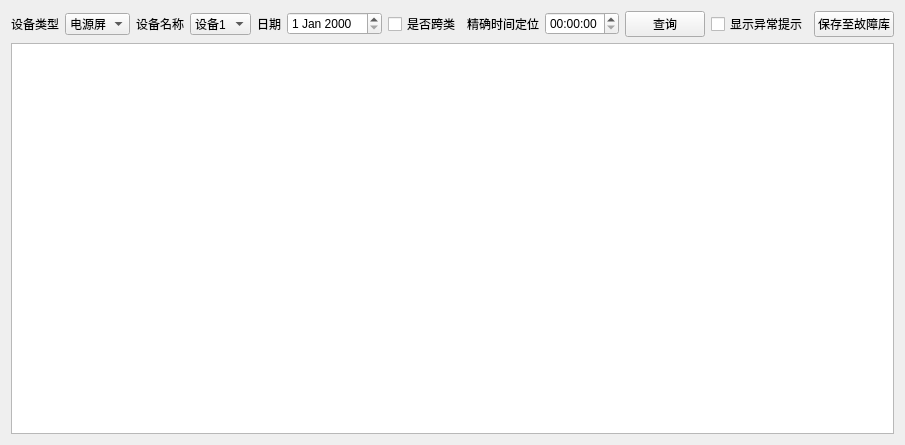
<?xml version="1.0" encoding="UTF-8"?>
<ui version="4.0">
 <class>PowerDayCurveWidget</class>
 <widget class="QWidget" name="PowerDayCurveWidget">
  <property name="geometry">
   <rect>
    <x>0</x>
    <y>0</y>
    <width>874</width>
    <height>445</height>
   </rect>
  </property>
  <property name="windowTitle">
   <string>Form</string>
  </property>
  <layout class="QGridLayout" name="gridLayout">
   <item row="0" column="0">
    <widget class="QLabel" name="label">
     <property name="text">
      <string>设备类型</string>
     </property>
    </widget>
   </item>
   <item row="0" column="1">
    <widget class="QComboBox" name="comboBox">
     <item>
      <property name="text">
       <string>电源屏</string>
      </property>
     </item>
    </widget>
   </item>
   <item row="0" column="2">
    <widget class="QLabel" name="label_2">
     <property name="text">
      <string>设备名称</string>
     </property>
    </widget>
   </item>
   <item row="0" column="3">
    <widget class="QComboBox" name="comboBox_2">
     <item>
      <property name="text">
       <string>设备1</string>
      </property>
     </item>
     <item>
      <property name="text">
       <string>设备2</string>
      </property>
     </item>
    </widget>
   </item>
   <item row="0" column="4">
    <widget class="QLabel" name="label_3">
     <property name="text">
      <string>日期</string>
     </property>
    </widget>
   </item>
   <item row="0" column="5">
    <widget class="QDateEdit" name="dateEdit"/>
   </item>
   <item row="0" column="6">
    <widget class="QCheckBox" name="checkBox">
     <property name="text">
      <string>是否跨类</string>
     </property>
    </widget>
   </item>
   <item row="0" column="7">
    <widget class="QLabel" name="label_4">
     <property name="text">
      <string>精确时间定位</string>
     </property>
    </widget>
   </item>
   <item row="0" column="8">
    <widget class="QTimeEdit" name="timeEdit"/>
   </item>
   <item row="0" column="9">
    <widget class="QPushButton" name="pushButton">
     <property name="text">
      <string>查询</string>
     </property>
    </widget>
   </item>
   <item row="0" column="10">
    <widget class="QCheckBox" name="checkBox_2">
     <property name="text">
      <string>显示异常提示</string>
     </property>
    </widget>
   </item>
   <item row="0" column="11">
    <widget class="QPushButton" name="pushButton_2">
     <property name="text">
      <string>保存至故障库</string>
     </property>
    </widget>
   </item>
   <item row="1" column="0" colspan="12">
    <widget class="QTableView" name="tableView"/>
   </item>
  </layout>
 </widget>
 <resources/>
 <connections/>
</ui>
